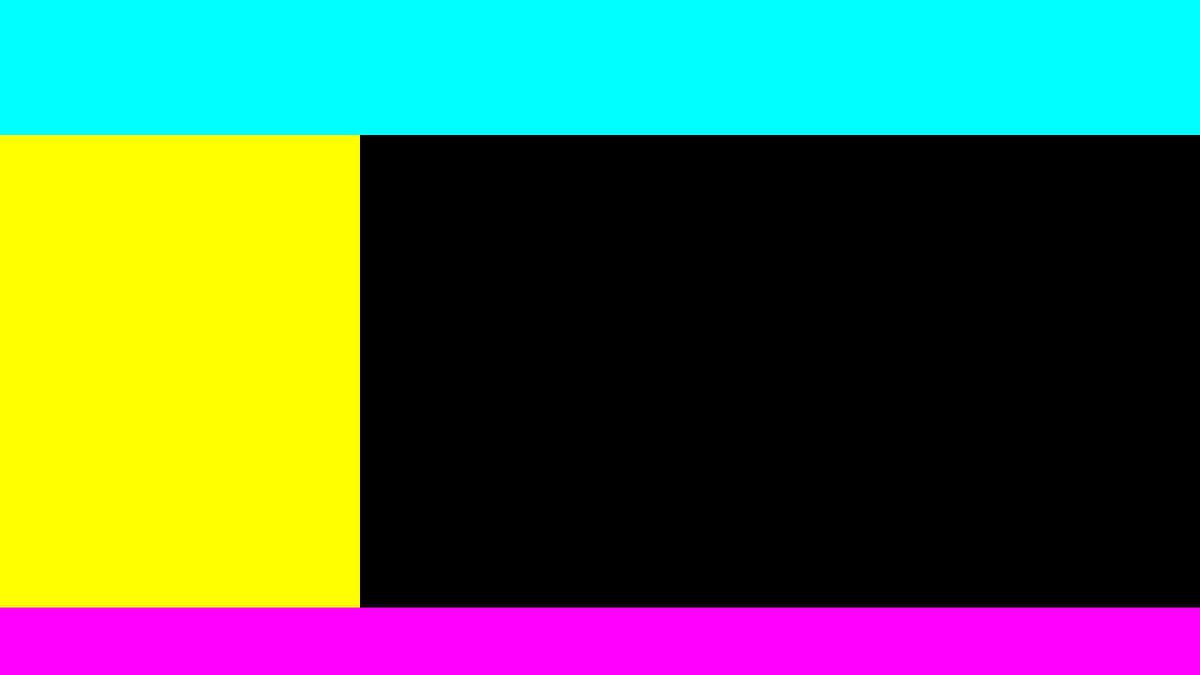
Frame 1 (no input)
Frame 2 (the mouse pressed at the canvas centre, redrawn once): identical to frame 1, image omitted

The Processing sketch that drew this single still picture (run headless with seeded random() and noise(); the mouse was pressed at the canvas centre and the sketch redrawn once):

// Processing sketch: exercicio_15
// ── exercicio_15.pde
void rectCian() {
  fill(#00ffff);
  rect(0, 0, width, height*0.2);
}

void rectMagenta () {
  fill(#ff00ff);
  rect(0, height*0.9, width, height*0.9);
}

void rectAmarelo() {
  fill(#ffff00);
  rect(0, height*0.2, width*0.3, height*0.7);
}

void rectPreto() {
  fill(0);
  rect(width*0.3, height*0.2, width*0.7, height*0.7);
}


void setup() {
  size(1280, 720);
  noStroke();
}

void draw() {
  rectCian();
  rectMagenta();
  rectAmarelo();
  rectPreto();
  noLoop();
}
